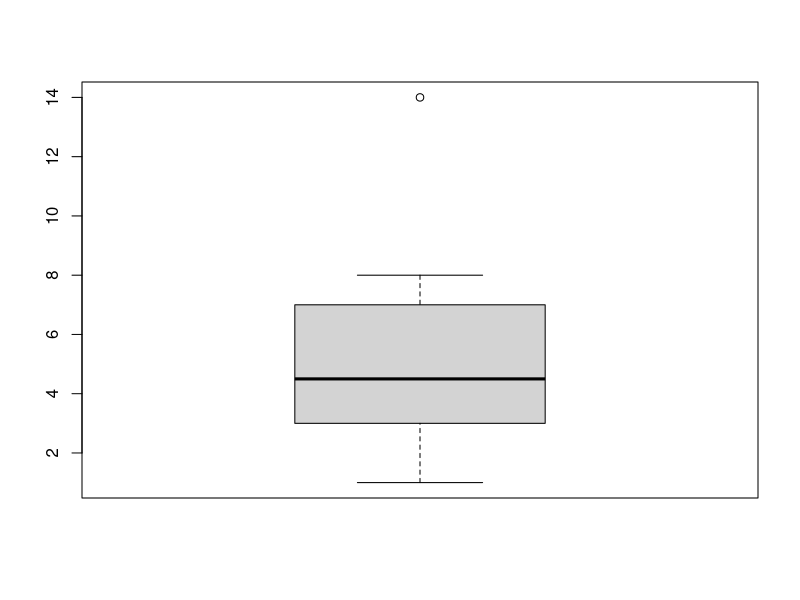
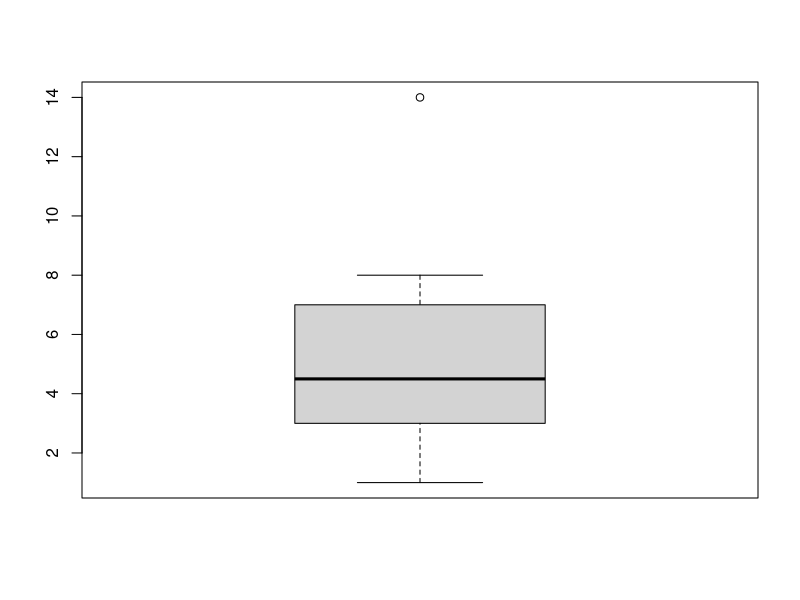
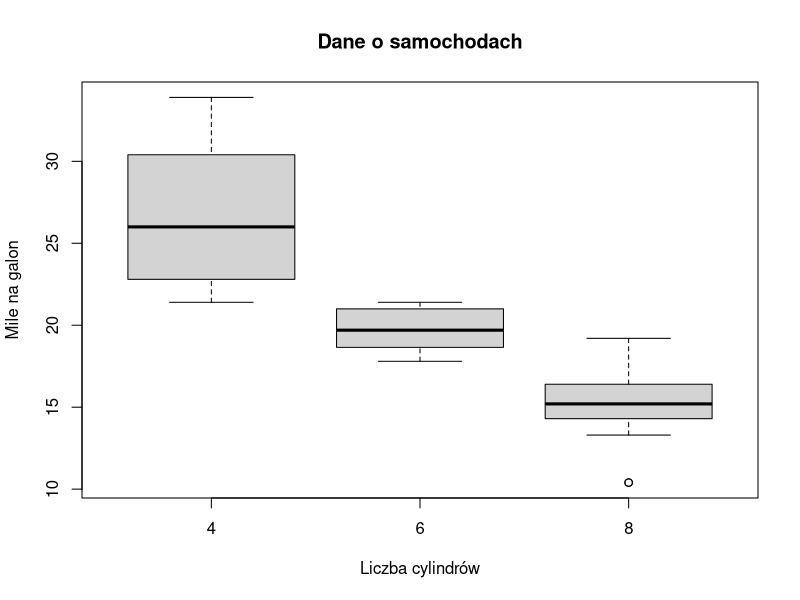
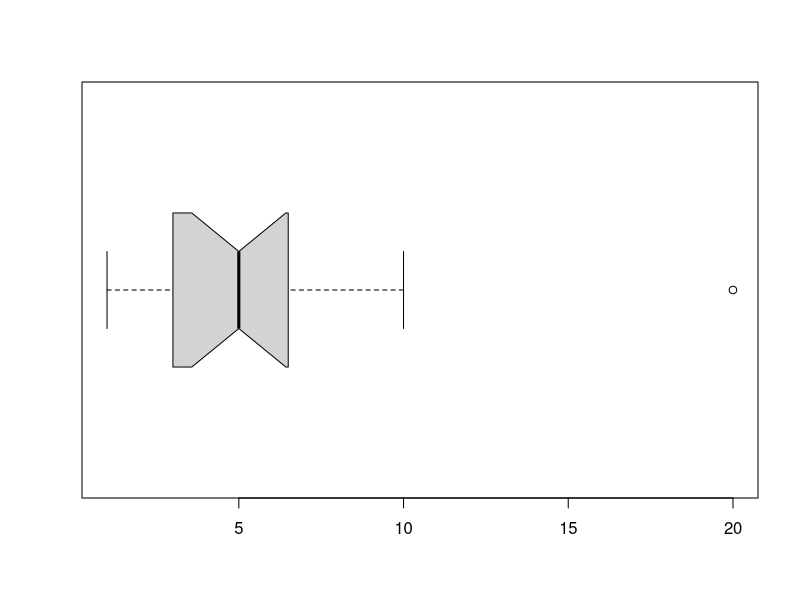

These figures' R source, in order:
## ---- chunk 1
x<-c(3,4,5,6,7,8,1,2,3,14)
boxplot(x)
## ---- chunk 2
summary(x)
## ---- chunk 3
x<-c(3,4,5,6,7,8,1,2,3,14)
wykres<-boxplot(x)
wykres
summary(wykres$stats)
## ---- chunk 4
boxplot(mpg~cyl,data=mtcars, main="Dane o samochodach", 
  	xlab="Liczba cylindrów", ylab="Mile na galon")
## ---- chunk 5
x<-c(3,4,5,6,7,3,5,6,7,3,1,2,10,3,20)
boxplot(x, horizontal = TRUE, notch=TRUE)
